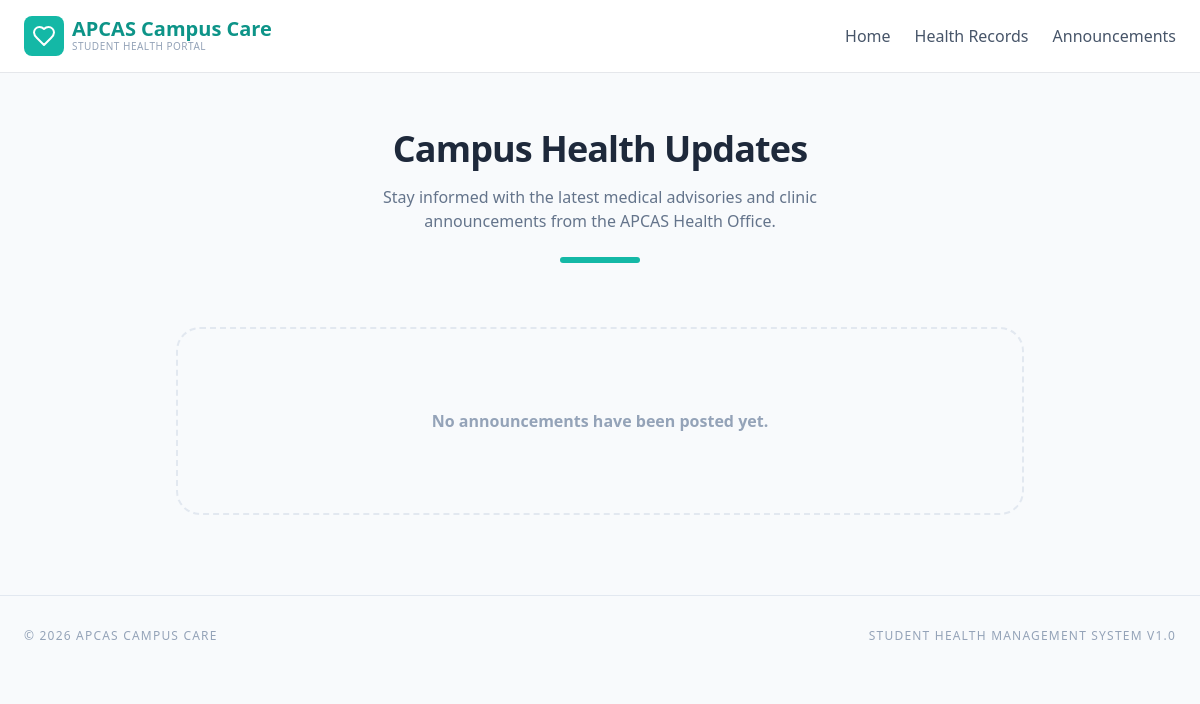
The app's page /announcements.php, older data.
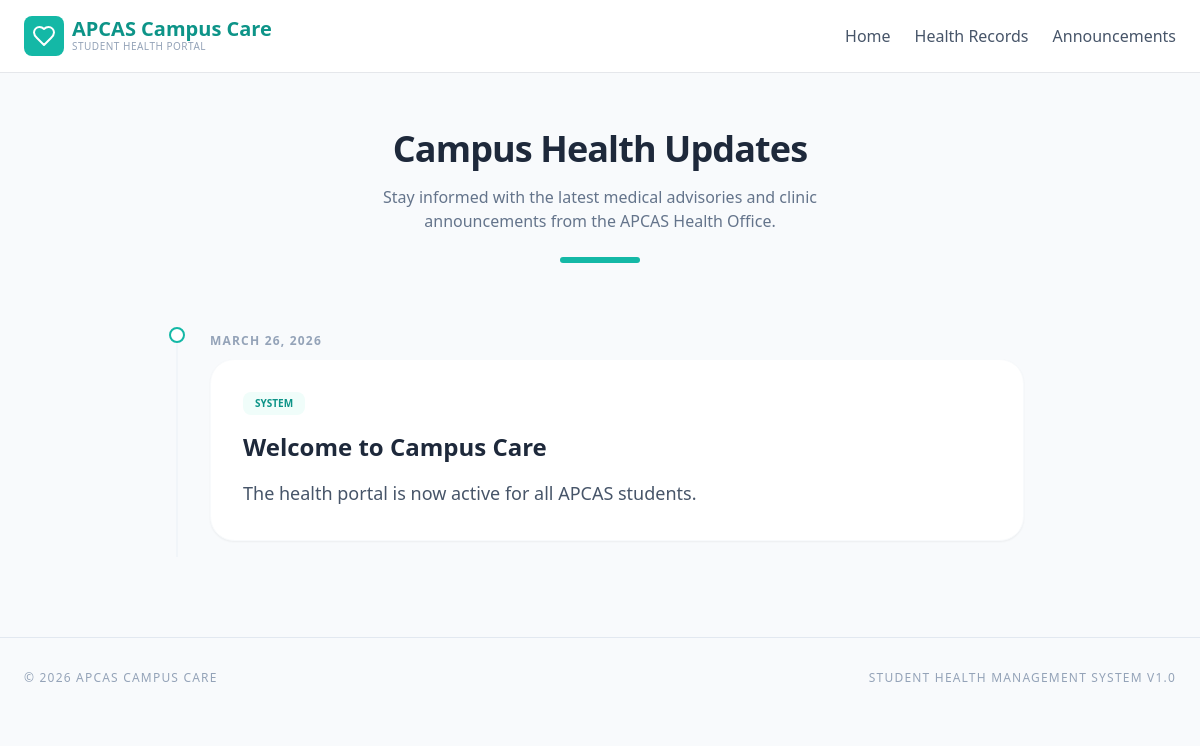
The same page, newer data.
### tables this page shows
CREATE TABLE IF NOT EXISTS announcements (
    id INT(11) AUTO_INCREMENT PRIMARY KEY,
    title VARCHAR(255) NOT NULL,
    content TEXT NOT NULL,
    category VARCHAR(50) DEFAULT 'General',
    created_at TIMESTAMP DEFAULT CURRENT_TIMESTAMP
);

### announcements.php (the view)
<?php
include_once 'config/db_connect.php';
$query = "SELECT * FROM announcements ORDER BY created_at DESC";
$result = $conn->query($query);
include 'header.php';
?>
<section class="max-w-4xl mx-auto py-12 px-6">
    <div class="text-center mb-16">
        <h2 class="text-4xl font-black text-slate-800 mb-4 tracking-tight">Campus Health Updates</h2>
        <p class="text-slate-500 max-w-lg mx-auto font-medium">Stay informed with the latest medical advisories and clinic announcements from the APCAS Health Office.</p>
        <div class="h-1.5 w-20 bg-teal-500 mx-auto mt-6 rounded-full"></div>
    </div>
    <div class="space-y-10">
        <?php if ($result && $result->num_rows > 0): ?>
            <?php while($row = $result->fetch_assoc()): ?>
                <article class="relative pl-8 border-l-2 border-slate-100 hover:border-teal-400 transition-colors pb-4">
                    <div class="absolute -left-[9px] top-0 w-4 h-4 bg-white border-2 border-teal-500 rounded-full"></div>
                    <div class="mb-2">
                        <span class="text-xs font-bold text-slate-400 uppercase tracking-widest">
                            <?php echo date('F d, Y', strtotime($row['created_at'])); ?>
                        </span>
                    </div>
                    <div class="bg-white p-8 rounded-3xl shadow-sm border border-slate-50 hover:shadow-xl hover:-translate-y-1 transition-all duration-300">
                        <div class="flex items-center gap-3 mb-4">
                            <span class="px-3 py-1 bg-teal-50 text-teal-600 text-[10px] font-black uppercase rounded-lg">
                                <?php echo htmlspecialchars($row['category']); ?>
                            </span>
                        </div>
                        <h3 class="text-2xl font-bold text-slate-800 mb-4"><?php echo htmlspecialchars($row['title']); ?></h3>
                        <p class="text-slate-600 leading-relaxed text-lg">
                            <?php echo nl2br(htmlspecialchars($row['content'])); ?>
                        </p>
                    </div>
                </article>
            <?php endwhile; ?>
        <?php else: ?>
            <div class="text-center py-20 bg-slate-50 rounded-3xl border-2 border-dashed border-slate-200">
                <p class="text-slate-400 font-bold">No announcements have been posted yet.</p>
            </div>
        <?php endif; ?>
    </div>
</section>
<?php include 'footer.php'; ?>

### header.php (shortened to what this page needs)
<!DOCTYPE html>
<html lang="en">
<head>
    <script src="https://cdn.tailwindcss.com"></script>
</head>
<body class="bg-slate-50 font-sans text-slate-900">
    <nav class="bg-white border-b px-6 py-4 flex justify-between items-center sticky top-0 z-50">
        <div class="flex items-center gap-2">
            <div class="bg-teal-500 p-2 rounded-lg text-white">
            </div>
            <div>
                <h1 class="text-xl font-bold text-teal-600 leading-none">APCAS Campus Care</h1>
                <p class="text-[10px] text-slate-400 uppercase tracking-wider">Student Health Portal</p>
            </div>
        </div>
        <div class="flex gap-6 font-medium text-slate-600 items-center">
            <a href="/Project0/index.php"
            class="hover:text-teal-600 transition">Home</a>
            <a href="/Project0/Healthrecord.php" class="hover:text-teal-600 transition">Health Records</a>
            <a href="/Project0/announcements.php" class="hover:text-teal-600 transition">Announcements</a>
        </div>
    </nav>
    <main class="max-w-7xl mx-auto px-6 pt-2 pb-8">

### footer.php (shortened to what this page needs)
</main>
    <footer class="max-w-7xl mx-auto px-6 py-8 border-t border-slate-200">
        <div class="flex justify-between items-center text-slate-400 text-xs font-medium uppercase tracking-widest">
            <p>&copy; <?php echo date('Y'); ?> APCAS Campus Care</p>
            <p>Student Health Management System v1.0</p>
        </div>
    </footer>
</body>
</html>

Row changes from the older to the newer data that the page shows:
added announcements: created_at "MARCH 26, 2026", category "SYSTEM", title "Welcome to Campus Care", content "The health portal is now active for all APCAS students."
Text that changed along with them:
text no longer shown: "No announcements have been posted yet."
